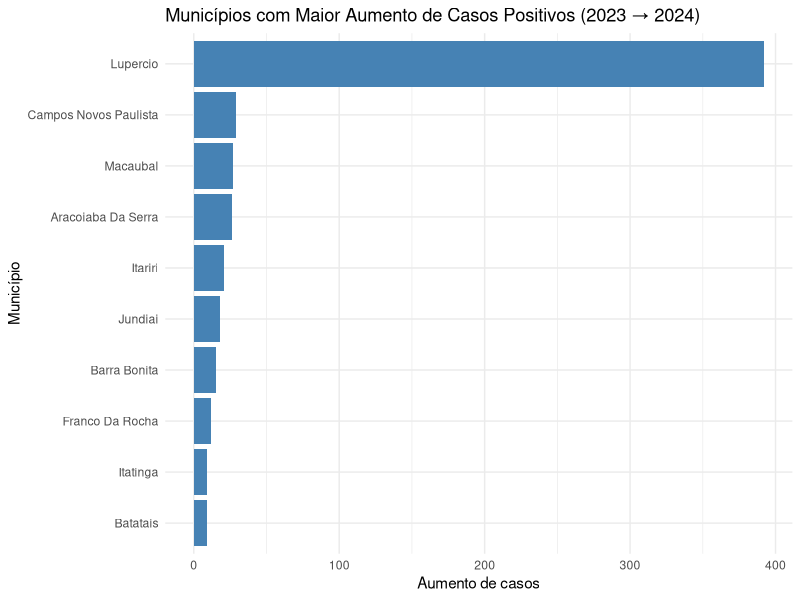
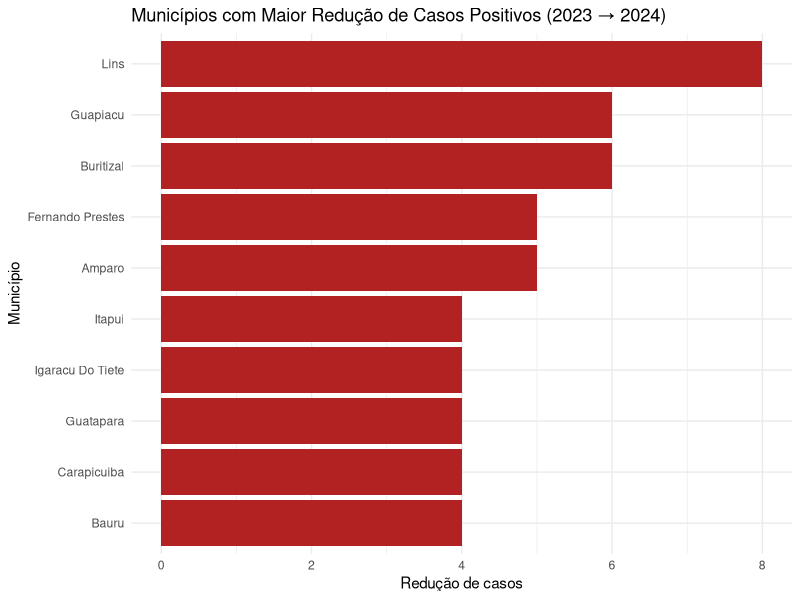

These figures' R source, in order:
library(tidyverse)
library(stringr)

dados <- read_csv2("Dados_agrupados.csv", locale = locale(encoding = "Latin1"))

glimpse(dados)

# 1) Corrigir nomes de colunas com erro de digitação
dados_corr <- dados %>%
  rename_with(~ str_replace_all(., regex("Maculino", ignore_case = TRUE), "Masculino"))

# 2) Extrair só o nome da cidade (remover prefixo numérico + espaços)
dados_corr <- dados_corr %>%
  mutate(
    Municipio = `Município de notificação` %>%
      # remove números no começo e espaços (ex: "350010 " ou "350010-")
      str_remove_all("^\\s*\\d+\\s*[-]?\\s*") %>%
      str_trim()
  )

# "ADAMANTINA" -> "Adamantina")
# use se quiser nomes com primeira letra maiúscula:
dados_corr <- dados_corr %>%
  mutate(Municipio = str_to_title(tolower(Municipio)))

# 3) Selecionar colunas de interesse (exemplos)
#   a) manter apenas Municipio e colunas que começam com "Positivo", "Negativo", "Feminino", "Masculino"
dados_sel <- dados_corr %>%
  select(Municipio, starts_with("Positivo"), starts_with("Negativo"),
         starts_with("Feminino"), starts_with("Masculino"))

#4) Criando variável que representa a diferença de casos positivos dde 2024 - 2023
dados_diff <- dados_corr %>%
  mutate(
    Dif1 = Positivo_2024 - Positivo_2023,
    Dif2 = Positivo_2023 - Positivo_2024
  )

#5) Filtrar as 10 cidades que mais aumentaram os casos
top_aumento <- dados_diff %>%
  arrange(desc(Dif1)) %>%
  slice(1:10)

top_reducao <- dados_diff %>%
  arrange(desc(Dif2)) %>%
  slice(1:10)


library(ggplot2)

#Gráfico dos aumentos
ggplot(top_aumento, aes(x = reorder(Municipio, Dif1), y = Dif1)) +
  geom_col(fill = "steelblue") +
  coord_flip() +
  labs(
    title = "Municípios com Maior Aumento de Casos Positivos (2023 → 2024)",
    x = "Município",
    y = "Aumento de casos"
  ) +
  theme_minimal()

#Gráfico das reduções 
ggplot(top_reducao, aes(x = reorder(Municipio, Dif2), y = Dif2)) +
  geom_col(fill = "firebrick") +
  coord_flip() +
  labs(
    title = "Municípios com Maior Redução de Casos Positivos (2023 → 2024)",
    x = "Município",
    y = "Redução de casos"
  ) +
  theme_minimal()

# 6) RANKING completo (do maior aumento à maior redução)
ranking <- dados_diff %>%
  arrange(desc(Dif1))
